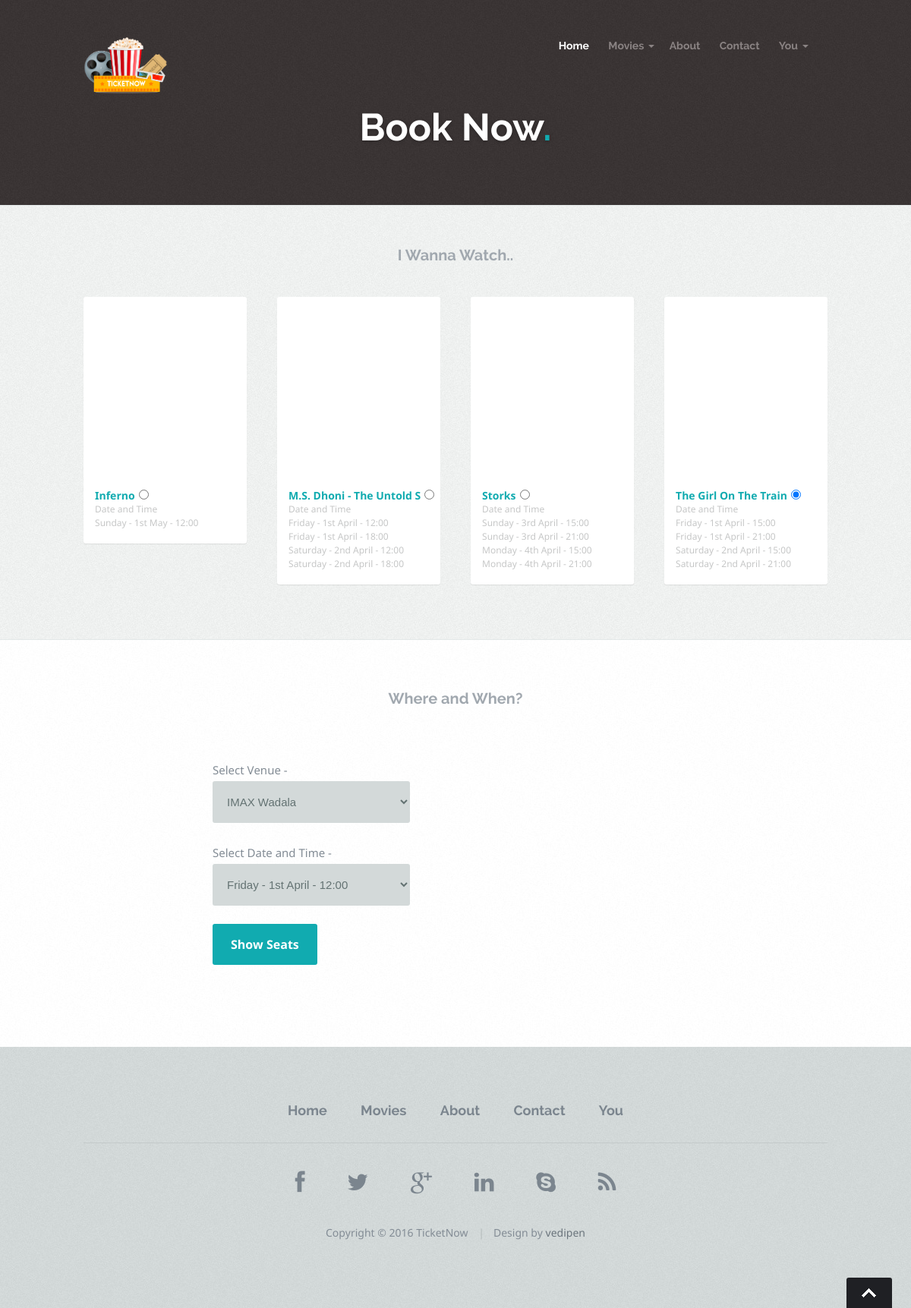
The app's page /bookseats.php with its own data.
### tables this page shows
CREATE TABLE `Production` (
  `title` varchar(25) NOT NULL,
  `basicPrice` decimal(5,2) NOT NULL,
  `embedcode` varchar(255) DEFAULT NULL
);

### bookseats.php (the view, shortened to what this page needs)
<?php
require_once 'login.php';
 echo<<<_END1
<!DOCTYPE html>
<html class="no-js" lang="en">
<head>
  <meta charset="utf-8">
  <title>TicketNow</title>
  <meta name="description" content="">
  <meta name="author" content="">
  <link rel="stylesheet" href="css/default.css">
  <link rel="stylesheet" href="css/layout.css">
  <script src="js/modernizr.js"></script>
</head>
<body>
   <header>
      <div class="row">
         <div class="twelve columns">
            <div class="logo">
               <a href="index.html"><img alt="" src="images/logo1.png"></a>
            </div>
            <nav id="nav-wrap">
               <a class="mobile-btn" href="#nav-wrap" title="Show navigation">Show navigation</a>
              <a class="mobile-btn" href="#" title="Hide navigation">Hide navigation</a>
               <ul id="nav" class="nav">
                 <li class="current"><a href="index.html">Home</a></li>
                 <li><span><a href="#">Movies</a></span>
                     <ul>
                        <li><a href="bookseats.php#chooseseat">In Theatres</a></li>
                     </ul>
                  </li>
                 <!--  <li><span><a href="#">Events</a></span>
                     <ul>
                        <li><a href="#">Live</a></li>
                        <li><a href="#">Coming Soon</a></li>
                     </ul>
                  </li>-->
                 <li><a href="about.html">About</a></li>
                  <li><a href="contact.html">Contact</a></li>
                  <li><span><a href="#">You</a></span>
                     <ul>
                        <li><a href="showcart.php">Show Cart</a></li>
                        <li><a href="view_orders.php">Bookings</a></li>
                        <li><a href="log_on.php">Logout</a></li>
                     </ul>
                  </li>
               </ul>
            </nav>
         </div>
      </div>
   </header>
      <div id="page-title">
      <div class="row">
         <div class="ten columns centered text-center">
            <h1>Book Now<span>.</span></h1>
            <p>
_END1;
echo <<<_END1
          </p>
         </div>
      </div>
   </div>
   <section id="works">
   <div class="row">
         <div class="twelve columns align-center">
            <h1>I Wanna Watch..</h1>
         </div>
   <div id="portfolio-wrapper" class="bgrid-quarters s-bgrid-halves">
   <form method ="post" action="seats.php">
_END1;
 try {$conn = new PDO("mysql:host=$host;dbname=$dbname",$user, $pwd);
    $temptitles1 = "select title, embedcode from Production order by title";
	foreach ($conn->query($temptitles1) as $row)
	{
			$temp11 = $row['title'];
			$sql1 = "select DATE(date_time) AS DATE,TIME(date_time) AS TIME from Performance where title = '$temp11' order by DATE ,TIME ";
			$temp12 = $row['embedcode'];
			echo "<div class='columns portfolio-item'>
               <div class='item-wrap'>
    			   <iframe width='215' height='224' src='$temp12' frameborder='0' allowfullscreen></iframe>
    					<div class='portfolio-item-meta'>
    					   <h5><a name='chooseseat'>$temp11<input type='radio' name ='title'  value='$temp11' checked='checked'/></a></h5>
    					    <p>Date and Time</p>";
    					   foreach ($conn->query($sql1) as $row1) {
    					   	$originalDate = $row1['DATE'];
							$time =$row1['TIME'];
							$newDate = date("d-m-Y", strtotime($originalDate));
    					   	echo "<p>". formatDate($newDate)." - ".formatTime($time)." </p>";
    					   }
    					   echo "
    					</div>
               </div>
    			</div>";
	}
	echo "</div></div></section><section id='journal'>
      <div class='row'>
         <div class='twelve columns align-center'>
            <h1>Where and When?</h1>
         </div>
      </div>
      <div class='blog-entries'>";
	 }
   catch (PDOException $e)
   {
	echo $e->getMessage();
  }
try {$conn = new PDO("mysql:host=$host;dbname=$dbname",$user, $pwd);
    $tempname = "select name from tarea order by name";
	echo "<article class='row entry choose'>
            <div class='entry-header'>
               <div class='ten columns entry-title pull-right'>Select Venue - <select name = 'area' >";
	foreach ($conn->query($tempname) as $row)
	{
			$tempname11 = $row['name'];
			echo "<option value='$tempname11'>$tempname11</option>";
	}
	echo "</select></div>";
	}
   catch (PDOException $e)
   {
	echo $e->getMessage();
  }
try {$conn = new PDO("mysql:host=$host;dbname=$dbname",$user, $pwd);
    $sql1 = "select title ,DATE(date_time) AS DATE,TIME(date_time) AS TIME from Performance order by DATE ,TIME ";
echo <<<_END
  <div class='entry-header'><div class='ten columns entry-title pull-right'>
  Select Date and Time -
  <select name ="date">
_END;
foreach ($conn->query($sql1) as $row1)
	{
			$originalDate = $row1['DATE'];
			$time =$row1['TIME'];
			$temp = $originalDate." "." ".$time;
			echo "<option value='$temp'>".formatDate($originalDate)." - ".formatTime($time)."</option>";
	}
echo <<<_END
</select>
<input type ="submit"  value="Show Seats" />
</form><br /> <br />
</div></div></div></article></section>
<footer>
      <div class="row">
         <div class="twelve columns">
            <ul class="footer-nav">
					      <li><a href="#">Home</a></li>
              	<li><a href="bookseats.php#chooseseat">Movies</a></li>
              	<li><a href="about.html">About</a></li>
              	<li><a href="contact.html">Contact</a></li>
                <li><a href="view_orders.php">You</a></li>
			   </ul>
            <ul class="footer-social">
               <li><a href="#"><i class="fa fa-facebook"></i></a></li>
               <li><a href="#"><i class="fa fa-twitter"></i></a></li>
               <li><a href="#"><i class="fa fa-google-plus"></i></a></li>
               <li><a href="#"><i class="fa fa-linkedin"></i></a></li>
               <li><a href="#"><i class="fa fa-skype"></i></a></li>
               <li><a href="#"><i class="fa fa-rss"></i></a></li>
            </ul>
            <ul class="copyright">
               <li>Copyright &copy; 2016 TicketNow</li>
               <li>Design by <a target=blank href="http://www.somaiya.edu/kjsce/">vedipen</a></li>
            </ul>
         </div>
         <div id="go-top" style="display: block;"><a title="Back to Top" href="#">Go To Top</a></div>
      </div>
   </footer>
   <script src="http://ajax.googleapis.com/ajax/libs/jquery/1.10.2/jquery.min.js"></script>
   <script>window.jQuery || document.write('<script src="js/jquery-1.10.2.min.js"><\/script>')</script>
   <script type="text/javascript" src="js/jquery-migrate-1.2.1.min.js"></script>
   <script src="js/jquery.flexslider.js"></script>
   <script src="js/doubletaptogo.js"></script>
   <script src="js/init.js"></script>
</body>
</html>
_END;
}
catch (PDOException $e)
   {
	echo $e->getMessage();
  }
function formatDate($date)
{
 return  date("l - jS F",strtotime($date));
}
function formatTime($time)
{
 return  date("H:i",strtotime($time));
}
?>

### css/default.css (style rules this page uses)
html, body, div, span, object, iframe, h1, h2, h3, h4, h5, h6, p, blockquote, pre, abbr, address, cite, code, del, dfn, em, img, ins, kbd, q, samp, small, strong, sub, sup, var, b, i, dl, dt, dd, ol, ul, li, fieldset, form, label, legend, table, caption, tbody, tfoot, thead, tr, th, td, article, aside, canvas, details, figcaption, figure, footer, header, hgroup, menu, nav, section, summary, time, mark, audio, video { margin: 0; padding: 0; border: 0; outline: 0; font-size: 100%; vertical-align: baseline; background: transparent; }
article,aside,details,figcaption,figure, footer,header,hgroup,menu,nav,section { display: block; }
*, *:before, *:after { -moz-box-sizing: border-box; -webkit-box-sizing: border-box; box-sizing: border-box; }
html { font-size: 62.5%; }
body { background: #fff; font-family: notosans-regular, sans-serif; font-size: 15px; line-height: 30px; color: #838C95; -webkit-font-smoothing: antialiased; -webkit-text-size-adjust: 100%; }
h1, h2, h3, h4, h5, h6 { color: #313131; font-family: raleway-bold, sans-serif; }
h1 a, h2 a, h3 a, h4 a, h5 a, h6 a { font-weight: inherit; }
h1 { font-size: 42px; line-height: 48px; margin-bottom: 12px; }
h5 { font-size: 18px; line-height: 30px; }
p { margin: 0 0 30px 0; }
a, a:visited { text-decoration: none; outline: 0; color: #11ABB0; -webkit-transition: color .3s ease-in-out; -moz-transition: color .3s ease-in-out; -o-transition: color .3s ease-in-out; transition: color .3s ease-in-out; }
ul, ol { margin-bottom: 24px; margin-top: 12px; }
ul { list-style: none outside; }
li { line-height: 18px; margin-bottom: 12px; }
img { max-width: 100%; height: auto; }
.button, .button:visited, button, input[type="submit"], input[type="reset"], input[type="button"] { font: 16px/30px notosans-bold, sans-serif; background: #11ABB0; display: inline-block; text-decoration: none; letter-spacing: 0; color: #fff; padding: 12px 24px; margin-bottom: 18px; border: none; cursor: pointer; height: auto; -webkit-transition: all .2s ease-in-out; -moz-transition: all .2s ease-in-out; -o-transition: all .2s ease-in-out; -ms-transition: all .2s ease-in-out; transition: all .2s ease-in-out; -moz-border-radius: 3px; -webkit-border-radius: 3px; -khtml-border-radius: 3px; border-radius: 3px; }
form { margin-bottom: 24px; }
input[type="text"], input[type="password"], input[type="email"], textarea, select { display: block; padding: 18px 15px; margin: 0 0 24px 0; border: 0; outline: none; vertical-align: middle; min-width: 260px; max-width: 100%; font-size: 15px; line-height: 24px; color: #647373; background: #D3D9D9; -moz-border-radius: 3px; -webkit-border-radius: 3px; -khtml-border-radius: 3px; border-radius: 3px; }
input[type="checkbox"], input[type="radio"] { font-size: 15px; color: #737373; }
.row { width: 96%; max-width: 1020px; margin: 0 auto; }
.row:before, .row:after { content: " "; display: table; }
.row:after { clear: both; }
.column, .columns { position: relative; padding: 0 20px; min-height: 1px; float: left; }
.column.centered, .columns.centered { float: none; margin: 0 auto; }
[class*="column"] + [class*="column"]:last-child { float: right; }
.row .ten { width: 83.33333%; }
.row .twelve { width: 100%; }
.bgrid-quarters [class*="column"] { width: 25%; }
[class*="bgrid"] [class*="column"] + [class*="column"]:last-child { float: left; }
.text-center { text-align: center !important; }
.pull-right { float: right !important; }
.align-center { margin-left: auto !important; margin-right: auto !important; text-align: center !important; }

### records on screen
production: title "Inferno", newDate "Sunday - 1st May", time "12:00"
production: title "M.S. Dhoni - The Untold S", newDate "Friday - 1st April", time "12:00", time "18:00", newDate "Saturday - 2nd April"
production: title "Storks", newDate "Sunday - 3rd April", time "15:00", time "21:00", newDate "Monday - 4th April"
production: title "The Girl On The Train", newDate "Friday - 1st April", time "15:00", time "21:00", newDate "Saturday - 2nd April"

### other values on screen
form field area "IMAX Wadala"
form field date "Friday - 1st April - 12:00"
